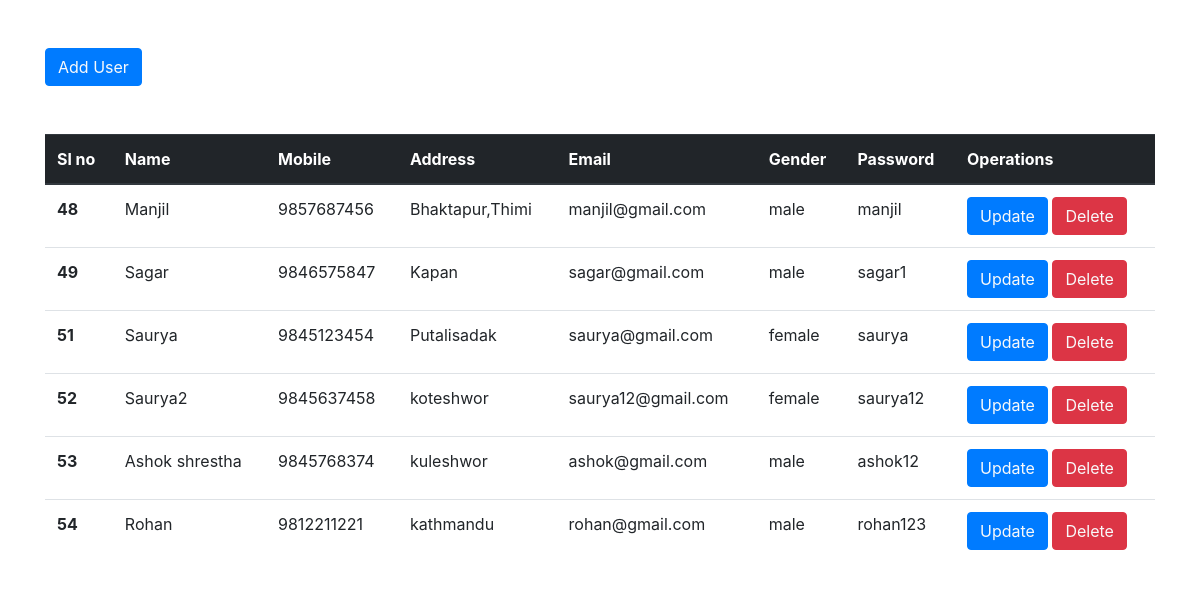
The app's page /src/php/display.php with its own data.
### tables this page shows
CREATE TABLE `user` (
  `Id` int(11) NOT NULL,
  `owner_of` int(10) UNSIGNED NOT NULL DEFAULT 0,
  `Name` varchar(50) NOT NULL,
  `MobileNumber` bigint(20) NOT NULL,
  `Address` varchar(50) NOT NULL,
  `Email` varchar(50) NOT NULL,
  `Gender` varchar(10) NOT NULL,
  `Password` varchar(50) NOT NULL,
  `pic` varchar(255) NOT NULL DEFAULT 'images/user.png'
);

### src/php/display.php (the view, shortened to what this page needs)
<?php
include "connect.php";
?>
<!DOCTYPE html>
<html lang="en">
<head>
    <link rel="stylesheet" href="https://cdn.jsdelivr.net/npm/bootstrap@4.0.0/dist/css/bootstrap.min.css" >
</head>
<body>
   <div class = "container">
    <button class="btn btn-primary my-5"><a href="user.php" class="text-light">Add User</a></button>
    <table class="table">
  <thead class="thead-dark">
    <tr>
      <th scope="col">Sl no</th>
      <th scope="col">Name</th>
      <th scope="col">Mobile</th>
      <th scope="col">Address</th>
      <th scope="col">Email</th>
      <th scope="col">Gender</th>
      <th scope="col">Password</th>
      <th scope="col">Operations</th>
    </tr>
  </thead>
  <tbody>
  <?php
$sql="Select * from `user`";
$result=mysqli_query($conn,$sql);
if($result){
   while( $row=mysqli_fetch_assoc($result)){
    $id = $row['Id'];
    $name=$row['Name'];
    $mobile=$row['MobileNumber'];
    $address=$row['Address'];
    $email=$row['Email'];
    $gender = $row['Gender'];
    $password=$row['Password'];
    echo '<tr>
        <th scope="row">'.$id.'</th>
        <td>'.$name.'</td>
        <td>'.$mobile.'</td>
        <td>'.$address.'</td>
        <td>'.$email.'</td>
        <td>'.$gender.'</td>
        <td>'.$password.'</td>
        <td>
        <button class ="btn btn-primary"><a href="update.php? update_id='.$id.'" class="text-light">Update</a></button>
        <button class ="btn btn-danger"><a href="delete.php? delete_id='.$id.'" class="text-light">Delete</a></button>
        </td>
        </tr>';
   }
}
?>
  </tbody>
</table>
</div>
</body>
</html>

### records on screen
user: Id "48", Name "Manjil", MobileNumber "9857687456", Address "Bhaktapur,Thimi", Email "manjil@gmail.com", Gender "male", Password "manjil"
user: Id "49", Name "Sagar", MobileNumber "9846575847", Address "Kapan", Email "sagar@gmail.com", Gender "male", Password "sagar1"
user: Id "51", Name "Saurya", MobileNumber "9845123454", Address "Putalisadak", Email "saurya@gmail.com", Gender "female", Password "saurya"
user: Id "52", Name "Saurya2", MobileNumber "9845637458", Address "koteshwor", Email "saurya12@gmail.com", Gender "female", Password "saurya12"
user: Id "53", Name "Ashok shrestha", MobileNumber "9845768374", Address "kuleshwor", Email "ashok@gmail.com", Gender "male", Password "ashok12"
user: Id "54", Name "Rohan", MobileNumber "9812211221", Address "kathmandu", Email "rohan@gmail.com", Gender "male", Password "rohan123"
